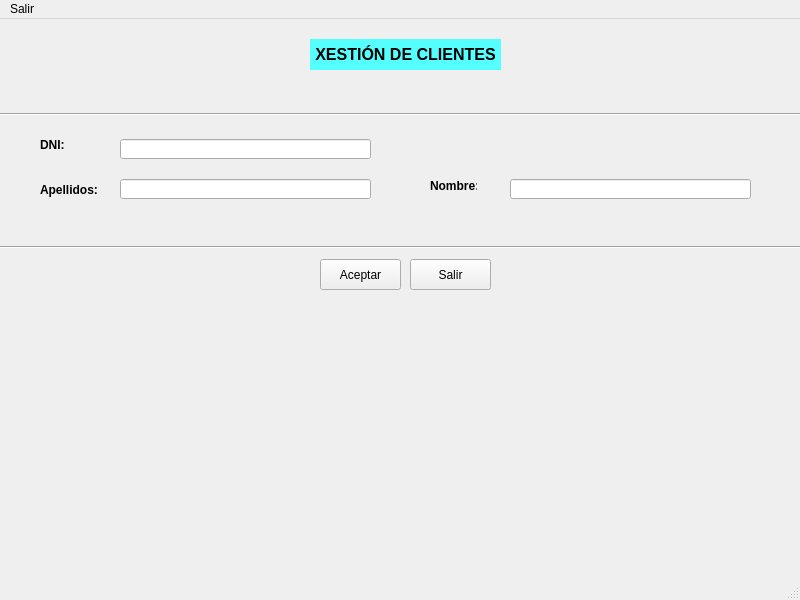
<?xml version="1.0" encoding="UTF-8"?>
<ui version="4.0">
 <class>venPrincipal</class>
 <widget class="QMainWindow" name="venPrincipal">
  <property name="geometry">
   <rect>
    <x>0</x>
    <y>0</y>
    <width>800</width>
    <height>600</height>
   </rect>
  </property>
  <property name="windowTitle">
   <string>MainWindow</string>
  </property>
  <widget class="QWidget" name="centralwidget">
   <widget class="QPushButton" name="btnAceptar">
    <property name="geometry">
     <rect>
      <x>320</x>
      <y>240</y>
      <width>81</width>
      <height>31</height>
     </rect>
    </property>
    <property name="text">
     <string>Aceptar</string>
    </property>
   </widget>
   <widget class="QPushButton" name="btnSalir">
    <property name="geometry">
     <rect>
      <x>410</x>
      <y>240</y>
      <width>81</width>
      <height>31</height>
     </rect>
    </property>
    <property name="text">
     <string>Salir</string>
    </property>
   </widget>
   <widget class="QLabel" name="lblPrincipal">
    <property name="geometry">
     <rect>
      <x>310</x>
      <y>20</y>
      <width>191</width>
      <height>31</height>
     </rect>
    </property>
    <property name="font">
     <font>
      <pointsize>12</pointsize>
      <weight>75</weight>
      <bold>true</bold>
     </font>
    </property>
    <property name="styleSheet">
     <string notr="true">background-color:rgb(85, 255, 255);</string>
    </property>
    <property name="text">
     <string>XESTIÓN DE CLIENTES</string>
    </property>
    <property name="scaledContents">
     <bool>false</bool>
    </property>
    <property name="alignment">
     <set>Qt::AlignCenter</set>
    </property>
    <property name="wordWrap">
     <bool>false</bool>
    </property>
   </widget>
   <widget class="Line" name="line">
    <property name="geometry">
     <rect>
      <x>0</x>
      <y>80</y>
      <width>801</width>
      <height>31</height>
     </rect>
    </property>
    <property name="orientation">
     <enum>Qt::Horizontal</enum>
    </property>
   </widget>
   <widget class="Line" name="line_2">
    <property name="geometry">
     <rect>
      <x>0</x>
      <y>220</y>
      <width>801</width>
      <height>16</height>
     </rect>
    </property>
    <property name="orientation">
     <enum>Qt::Horizontal</enum>
    </property>
   </widget>
   <widget class="QLabel" name="lblDNI">
    <property name="geometry">
     <rect>
      <x>40</x>
      <y>110</y>
      <width>31</width>
      <height>31</height>
     </rect>
    </property>
    <property name="font">
     <font>
      <weight>75</weight>
      <bold>true</bold>
     </font>
    </property>
    <property name="text">
     <string>DNI:</string>
    </property>
   </widget>
   <widget class="QLabel" name="lblApellidos">
    <property name="geometry">
     <rect>
      <x>40</x>
      <y>160</y>
      <width>61</width>
      <height>21</height>
     </rect>
    </property>
    <property name="font">
     <font>
      <weight>75</weight>
      <bold>true</bold>
     </font>
    </property>
    <property name="text">
     <string>Apellidos:</string>
    </property>
   </widget>
   <widget class="QLabel" name="lblNombre">
    <property name="geometry">
     <rect>
      <x>430</x>
      <y>160</y>
      <width>47</width>
      <height>13</height>
     </rect>
    </property>
    <property name="font">
     <font>
      <weight>75</weight>
      <bold>true</bold>
     </font>
    </property>
    <property name="text">
     <string>Nombre:</string>
    </property>
   </widget>
   <widget class="QLabel" name="lblValido">
    <property name="geometry">
     <rect>
      <x>320</x>
      <y>110</y>
      <width>51</width>
      <height>41</height>
     </rect>
    </property>
    <property name="text">
     <string/>
    </property>
   </widget>
   <widget class="QLineEdit" name="editDNI">
    <property name="geometry">
     <rect>
      <x>120</x>
      <y>120</y>
      <width>251</width>
      <height>20</height>
     </rect>
    </property>
   </widget>
   <widget class="QLineEdit" name="editApellidos">
    <property name="geometry">
     <rect>
      <x>120</x>
      <y>160</y>
      <width>251</width>
      <height>20</height>
     </rect>
    </property>
   </widget>
   <widget class="QLineEdit" name="editNombre">
    <property name="geometry">
     <rect>
      <x>510</x>
      <y>160</y>
      <width>241</width>
      <height>20</height>
     </rect>
    </property>
   </widget>
  </widget>
  <widget class="QMenuBar" name="menubar">
   <property name="geometry">
    <rect>
     <x>0</x>
     <y>0</y>
     <width>800</width>
     <height>21</height>
    </rect>
   </property>
   <widget class="QMenu" name="menuSalir">
    <property name="title">
     <string>Salir</string>
    </property>
   </widget>
   <addaction name="menuSalir"/>
  </widget>
  <widget class="QStatusBar" name="statusbar"/>
 </widget>
 <resources/>
 <connections/>
</ui>
